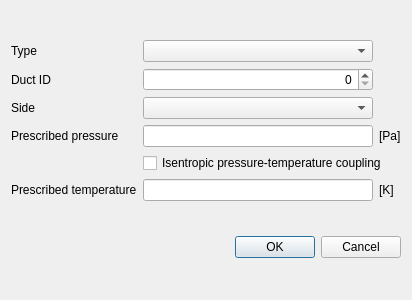
<?xml version="1.0" encoding="UTF-8"?>
<ui version="4.0">
 <class>add_ductbc_dialog</class>
 <widget class="QDialog" name="add_ductbc_dialog">
  <property name="geometry">
   <rect>
    <x>0</x>
    <y>0</y>
    <width>412</width>
    <height>300</height>
   </rect>
  </property>
  <property name="windowTitle">
   <string>Dialog</string>
  </property>
  <layout class="QVBoxLayout" name="verticalLayout">
   <item>
    <layout class="QGridLayout" name="gridLayout">
     <item row="3" column="0">
      <widget class="QLabel" name="label_4">
       <property name="text">
        <string>Prescribed pressure</string>
       </property>
      </widget>
     </item>
     <item row="0" column="0">
      <widget class="QLabel" name="label">
       <property name="text">
        <string>Type</string>
       </property>
      </widget>
     </item>
     <item row="1" column="1">
      <widget class="QSpinBox" name="duct_id">
       <property name="alignment">
        <set>Qt::AlignRight|Qt::AlignTrailing|Qt::AlignVCenter</set>
       </property>
      </widget>
     </item>
     <item row="0" column="1">
      <widget class="QComboBox" name="type"/>
     </item>
     <item row="2" column="0">
      <widget class="QLabel" name="label_3">
       <property name="text">
        <string>Side</string>
       </property>
      </widget>
     </item>
     <item row="5" column="2">
      <widget class="QLabel" name="label_7">
       <property name="text">
        <string>[K]</string>
       </property>
      </widget>
     </item>
     <item row="3" column="1">
      <widget class="QLineEdit" name="pressure">
       <property name="alignment">
        <set>Qt::AlignRight|Qt::AlignTrailing|Qt::AlignVCenter</set>
       </property>
      </widget>
     </item>
     <item row="5" column="1">
      <widget class="QLineEdit" name="temperature">
       <property name="alignment">
        <set>Qt::AlignRight|Qt::AlignTrailing|Qt::AlignVCenter</set>
       </property>
      </widget>
     </item>
     <item row="1" column="0">
      <widget class="QLabel" name="label_2">
       <property name="text">
        <string>Duct ID</string>
       </property>
      </widget>
     </item>
     <item row="4" column="1" colspan="2">
      <widget class="QCheckBox" name="isentropic">
       <property name="text">
        <string>Isentropic pressure-temperature coupling</string>
       </property>
      </widget>
     </item>
     <item row="2" column="1">
      <widget class="QComboBox" name="side"/>
     </item>
     <item row="3" column="2">
      <widget class="QLabel" name="label_6">
       <property name="text">
        <string>[Pa]</string>
       </property>
      </widget>
     </item>
     <item row="5" column="0">
      <widget class="QLabel" name="label_5">
       <property name="text">
        <string>Prescribed temperature</string>
       </property>
      </widget>
     </item>
    </layout>
   </item>
   <item>
    <widget class="QDialogButtonBox" name="buttonBox">
     <property name="orientation">
      <enum>Qt::Horizontal</enum>
     </property>
     <property name="standardButtons">
      <set>QDialogButtonBox::Cancel|QDialogButtonBox::Ok</set>
     </property>
    </widget>
   </item>
  </layout>
 </widget>
 <resources/>
 <connections>
  <connection>
   <sender>buttonBox</sender>
   <signal>accepted()</signal>
   <receiver>add_ductbc_dialog</receiver>
   <slot>accept()</slot>
   <hints>
    <hint type="sourcelabel">
     <x>248</x>
     <y>254</y>
    </hint>
    <hint type="destinationlabel">
     <x>157</x>
     <y>274</y>
    </hint>
   </hints>
  </connection>
  <connection>
   <sender>buttonBox</sender>
   <signal>rejected()</signal>
   <receiver>add_ductbc_dialog</receiver>
   <slot>reject()</slot>
   <hints>
    <hint type="sourcelabel">
     <x>316</x>
     <y>260</y>
    </hint>
    <hint type="destinationlabel">
     <x>286</x>
     <y>274</y>
    </hint>
   </hints>
  </connection>
 </connections>
</ui>
